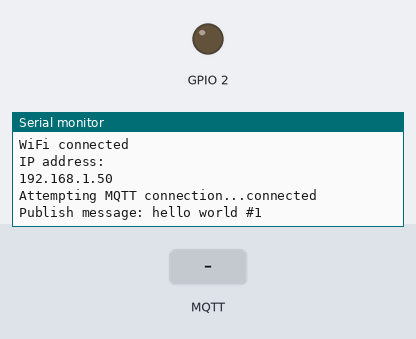
A sketch run on a simulated ESP8266 (NodeMCU). On the bench: output pins drawn as LEDs (lit = HIGH), the last lines printed to the serial monitor. Inputs (shaded band) come from the test bench. WiFi joins after 1.5 s; servers stay silent unless stated; random numbers use the default seed unless the sketch sets one; no MQTT or app messages arrive unless stated.

Above: at 2.7 s.
2.8 s: MQTT message "{" arrives on the first subscribed topic
At 3.4 s:
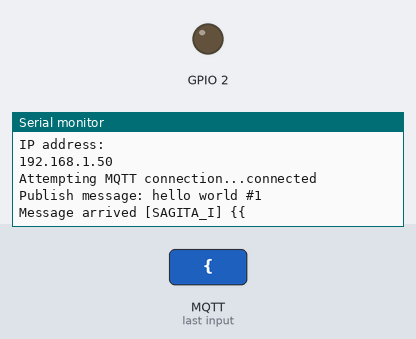
4.3 s: MQTT message "}" arrives on the first subscribed topic
At 5.5 s:
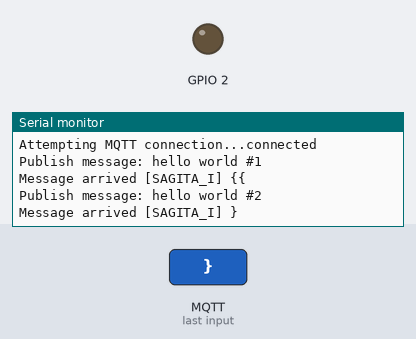
5.8 s: MQTT message "1" arrives on the first subscribed topic
At 5.96 s:
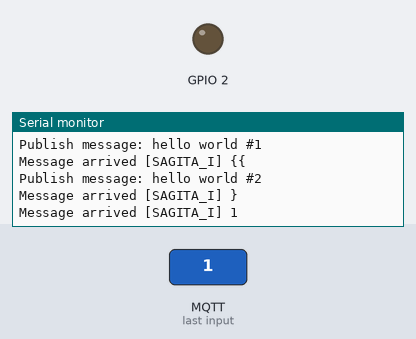
Timing chart, 0 to 8.8 s (numbered marks = the images above; inputs shaded):
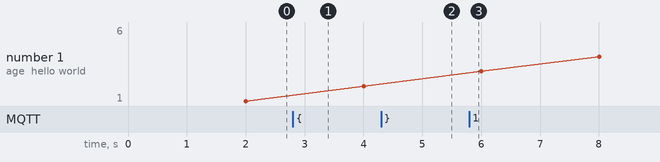

Measured:
- after the input at 2.8 s, the serial monitor: prints a new line at once (image 1)
- after the input at 4.3 s, the serial monitor: prints a new line at once (image 2)
- after the input at 5.8 s, the serial monitor: prints a new line at once (image 3)

The sketch:

mqtt_esp8266___compactbility_testing.ino
```cpp
/*
  Basic ESP8266 MQTT example

  This sketch demonstrates the capabilities of the pubsub library in combination
  with the ESP8266 board/library.

  It connects to an MQTT server then:
  - publishes "hello world" to the topic "SAGITA" every two seconds
  - subscribes to the topic "inTopic", printing out any messages
    it receives. NB - it assumes the received payloads are strings not binary
  - If the first character of the topic "inTopic" is an 1, switch ON the ESP Led,
    else switch it off

  It will reconnect to the server if the connection is lost using a blocking
  reconnect function. See the 'mqtt_reconnect_nonblocking' example for how to
  achieve the same result without blocking the main loop.

  To install the ESP8266 board, (using Arduino 1.6.4+):
  - Add the following 3rd party board manager under "File -> Preferences -> Additional Boards Manager URLs":
       http://arduino.esp8266.com/stable/package_esp8266com_index.json
  - Open the "Tools -> Board -> Board Manager" and click install for the ESP8266"
  - Select your ESP8266 in "Tools -> Board"

*/

#include <ESP8266WiFi.h>
#include <PubSubClient.h>

// Update these with values suitable for your network.

const char* ssid = "csioMqtt";
const char* password = "csiomqtt";
const char* mqtt_server = "broker.mqtt-dashboard.com";

WiFiClient espClient;
PubSubClient client(espClient);
long lastMsg = 0;
char msg[50];
int value = 0;

void setup_wifi() {

  delay(10);
  // We start by connecting to a WiFi network
  Serial.println();
  Serial.print("Connecting to ");
  Serial.println(ssid);

  WiFi.begin(ssid, password);

  while (WiFi.status() != WL_CONNECTED) {
    delay(500);
    Serial.print(".");
  }

  randomSeed(micros());

  Serial.println("");
  Serial.println("WiFi connected");
  Serial.println("IP address: ");
  Serial.println(WiFi.localIP());
}

void callback(char* topic, byte* payload, unsigned int length) {
  Serial.print("Message arrived [");
  Serial.print(topic);
  Serial.print("] ");
  int count = 0;
  int stop_serial = 0;
  static char a[100];
  for (int i = 0; i < length; i++) {
    a[i] = (char)payload[i];
    if (a[i] == '{') {
      count++;
      stop_serial = 1;
    }
    else if (a[i] == '}') {
      count--;
    }
    if (stop_serial == 1) {
      Serial.print(a[i]);
      if (count == 0 ) {
        a[i + 1] = '\0';
        Serial.println(a[i+1]);
        break;
      }
    }
  }
  const char* ab=a;
  Serial.print((char*)ab);
  Serial.println();
}

void reconnect() {
 while (!client.connected()) {
    Serial.print("Attempting MQTT connection...");
    // Create a random client ID
    String clientId = "ESP8266Client-";
    clientId += String(random(0xffff), HEX);
    // Attempt to connect
    if (client.connect(clientId.c_str())) {
      Serial.println("connected");
      // Once connected, publish an announcement...
      client.publish("SAGITA", "hello world");
      // ... and resubscribe
      client.subscribe("SAGITA_I");
    } else {
      Serial.print("failed, rc=");
      Serial.print(client.state());
      Serial.println(" try again in 5 seconds");
      // Wait 5 seconds before retrying
      delay(5000);
    }
  }
}

void setup() {
  pinMode(BUILTIN_LED, OUTPUT);     // Initialize the BUILTIN_LED pin as an output
  Serial.begin(115200);
  setup_wifi();
  client.setServer(mqtt_server, 1883);
  client.setCallback(callback);
}

void loop() {

  if (!client.connected()) {
    reconnect();
  }
  client.loop();

  long now = millis();
  if (now - lastMsg > 2000) {
    lastMsg = now;
    ++value;
    snprintf (msg, 50, "hello world #%ld", value);
    Serial.print("Publish message: ");
    Serial.println(msg);
    client.publish("SAGITA", msg);
  }
}
```
